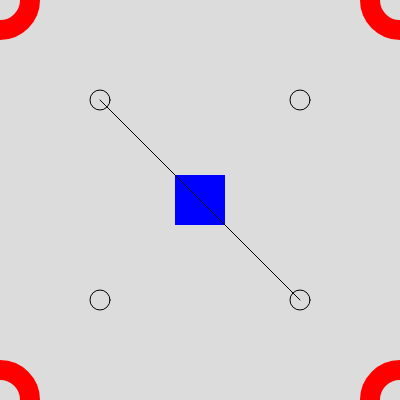
Frame 1 (no input)
Frame 60 (no input): identical to frame 1, image omitted
Frame 120 (the mouse pressed at the canvas centre since frame 60): identical to frame 1, image omitted

The p5.js sketch that drew this single still picture (run headless with seeded random() and noise() and a simulated clock; from frame 60 on, the mouse is pressed at the canvas centre):

// p5.js sketch
// ── sketch.js
function setup() {
  createCanvas(400, 400);
}

function draw() {
  background(220);
  
  rectMode(CENTER)
  fill(0, 0, 255)
  noStroke()
  rect(width/2, height/2, 50, 50) //rectangulo azul
  
  //Circulos esquinas
  noFill()
  stroke(255, 0, 0)
  strokeWeight(20)
  ellipse(0, 0, 60, 60) 
  ellipse(width, 0, 60, 60)
  ellipse(width, height, 60, 60)
  ellipse(0, height, 60, 60)
  
  //circulos pequeños
  strokeWeight(1)
  stroke(0)
  ellipse(300,300,20)
  ellipse(width/2+100, height/2-100, 20)
  ellipse(width/2-100, height/2-100, 20)
  ellipse(width/2-100, height/2+100, 20)
  
  //linea
  line(width/2-100, height/2-100, width/2+100, height/2+100)
}
